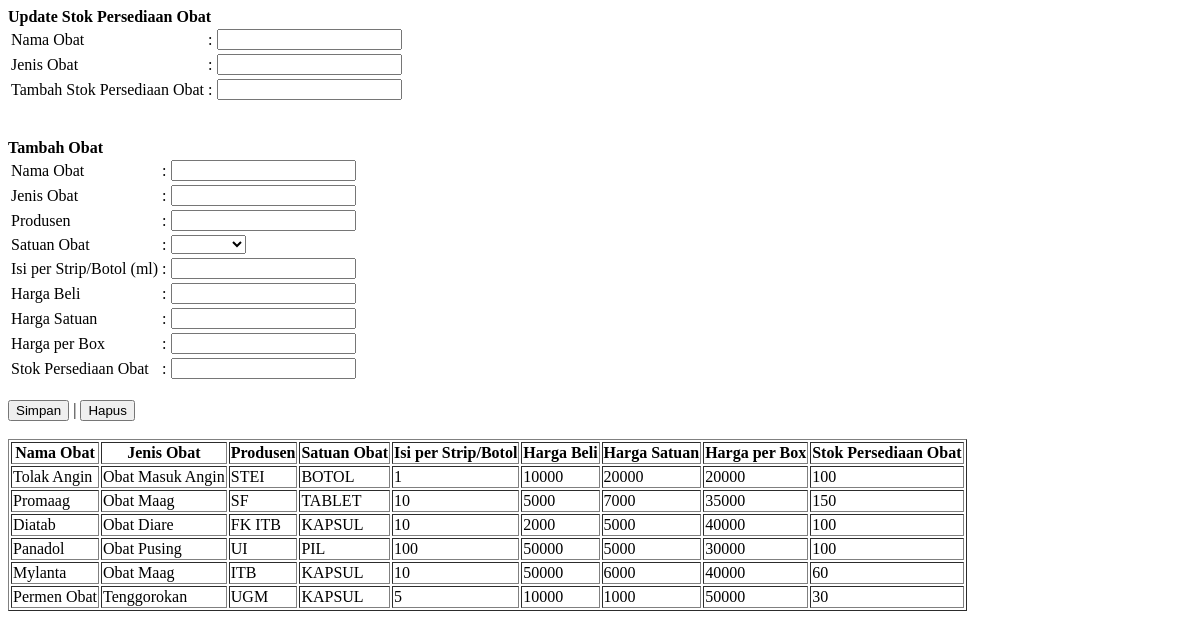
/reviewpersediaanobatfarmasi.php, run on an earlier commit of the app's database.
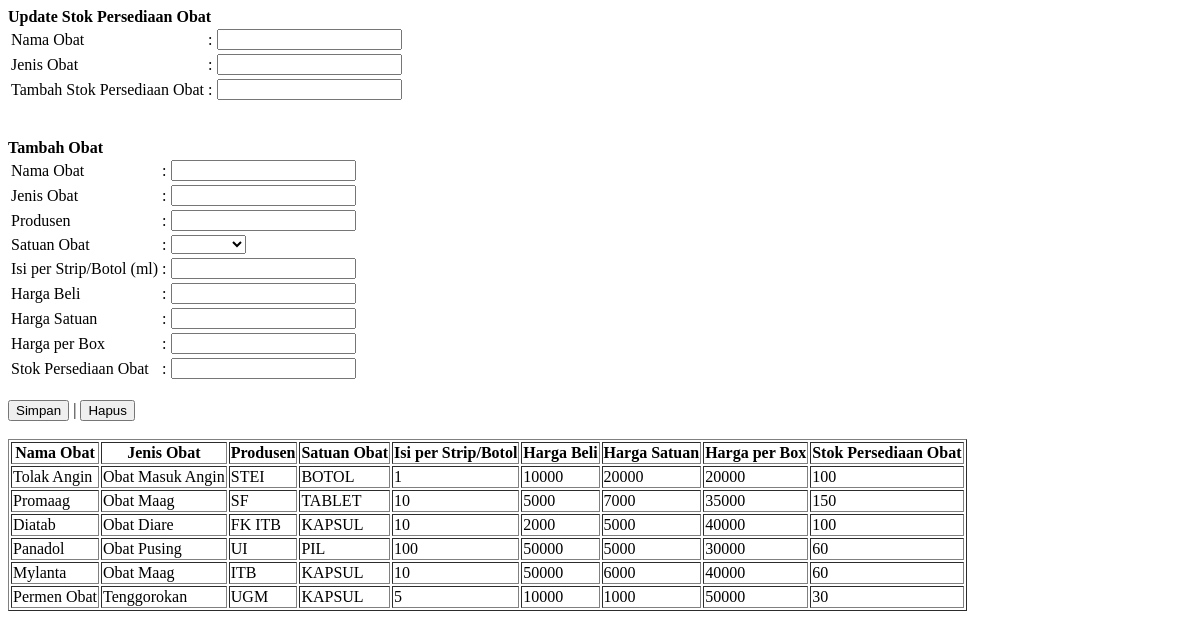
And on a later commit of the database.
### tables this page shows
CREATE TABLE `persediaanobat` (
  `nama_obat` varchar(255) NOT NULL,
  `jenis_obat` varchar(255) NOT NULL,
  `produsen` varchar(255) NOT NULL,
  `satuan` enum('PIL','TABLET','KAPSUL','BOTOL') NOT NULL,
  `isi` int(3) NOT NULL,
  `harga_beli` int(10) NOT NULL,
  `harga_satuan` int(10) NOT NULL,
  `harga_1_box` int(10) NOT NULL,
  `stok` int(3) NOT NULL
);

### reviewpersediaanobatfarmasi.php (the view, shortened to what this page needs)
<html>
<head>
<tr><td><b>Update Stok Persediaan Obat</b></td><td>
</head>
<br>
<body>
  <form action="inputpersediaanobat.php" method="post" enctype="multipart/form-data">
    <table>
    <tr><td>Nama Obat</td><td>:</td><td><input type="text" name="nama_obat_update" /></td></tr>
    <tr><td>Jenis Obat</td><td>:</td><td><input type="text" name="jenis_obat_update" /></td></tr>
    <tr><td>Tambah Stok Persediaan Obat</td><td>:</td><td><input type="number" name="tambah_stok" /></td></tr>
  </table>
  <br>
  <br>
  <head>
  <tr><td><b>Tambah Obat</b></td><td>
  </head>
  <br>
  <table>
    <tr><td>Nama Obat</td><td>:</td><td><input type="text" name="nama_obat" /></td></tr>
    <tr><td>Jenis Obat</td><td>:</td><td><input type="text" name="jenis_obat" /></td></tr>
    <tr><td>Produsen</td><td>:</td><td><input type="text" name="produsen" /></td></tr>
    <tr><td>Satuan Obat</td><td>:</td><td>
      <select name = "satuan">
      <option value=""></option>
	    <option value="PIL">PIL</option>
      </select>
    </td></tr>
    <tr><td>Isi per Strip/Botol (ml)</td><td>:</td><td><input type="number" name="isi" /></td></tr>
    <tr><td>Harga Beli</td><td>:</td><td><input type="number" name="harga_beli" /></td></tr>
    <tr><td>Harga Satuan</td><td>:</td><td><input type="number" name="harga_satuan" /></td></tr>
    <tr><td>Harga per Box</td><td>:</td><td><input type="number" name="harga_1_box" /></td></tr>
    <tr><td>Stok Persediaan Obat</td><td>:</td><td><input type="number" name="stok" /></td></tr>
  </table>
  <br>
    <input type="Submit" name="aksi" value="Simpan"/> | <input type="reset" value="Hapus"/>
  <br>
  <br>
</body>
</html>
<?php
 $conn = new mysqli('localhost','root','','websitepuskemas');
?>
<table border="1">
<tr>
  <th>Nama Obat</th>
  <th>Jenis Obat</th>
  <th>Produsen</th>
  <th>Satuan Obat</th>
  <th>Isi per Strip/Botol</th>
  <th>Harga Beli</th>
  <th>Harga Satuan</th>
  <th>Harga per Box</th>
  <th>Stok Persediaan Obat</th>
 </tr>
<?php
  $sql = "SELECT * FROM persediaanobat";
  $result = $conn->query($sql);
  if ($result->num_rows > 0) :
      while($row = $result->fetch_assoc()) :
 ?>
 <tr>
  <td>
   <?php
    echo $row['nama_obat']
   ?>
  </td>
  <td>
   <?php
    echo $row['jenis_obat']
   ?>
  </td>
  <td>
   <?php
    echo $row['produsen']
   ?>
  </td>
  <td>
   <?php
    echo $row['satuan']
   ?>
  </td>
  <td>
   <?php
    echo $row['isi']
   ?>
  </td>
  <td>
   <?php
    echo $row['harga_beli']
   ?>
  </td>
  <td>
   <?php
    echo $row['harga_satuan']
   ?>
  </td>
  <td>
   <?php
    echo $row['harga_1_box']
   ?>
  </td>
  <td>
   <?php
    echo $row['stok']
   ?>
  </td>
 <?php
   endwhile;
  endif;
 ?>
</table>

What changed in the data, as far as the page shows it:
changed persediaanobat "Panadol": stok "100" → "60"
